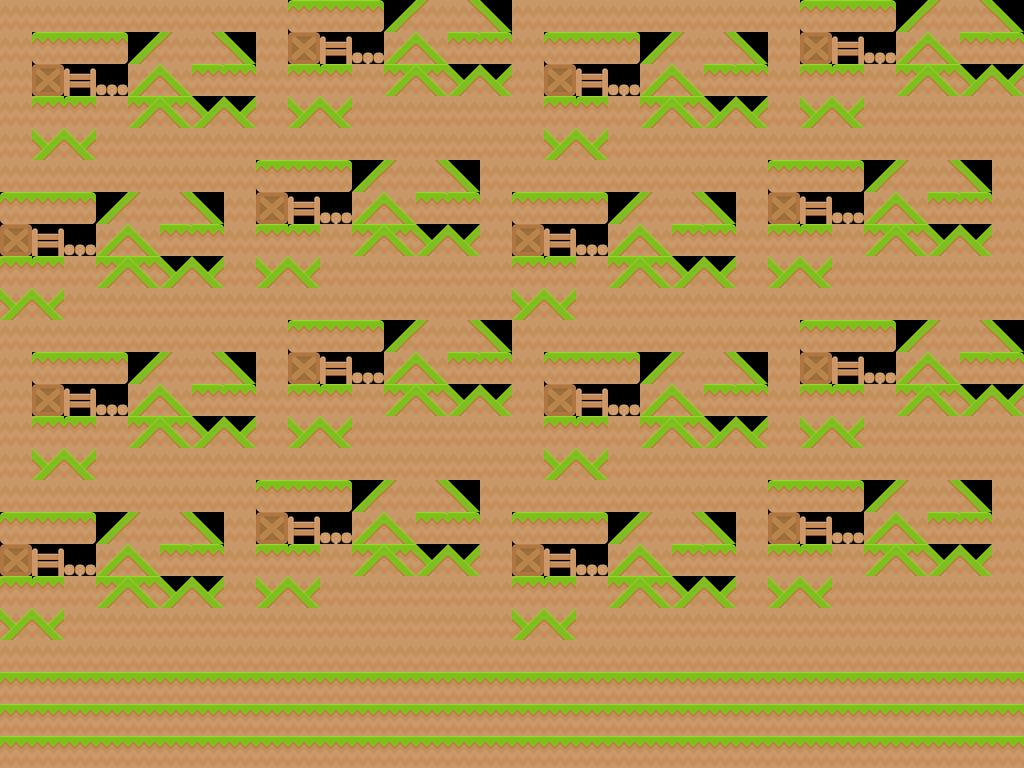

This game map was drawn from its Tiled (.tmx) file and the tilesets committed beside it. A one-line description and the trimmed map source follow:
An orthogonal 32x24 tile map with 32x32 px tiles, 1 tile layer (tiles).

<map version="1.0" orientation="orthogonal" width="32" height="24" tilewidth="32" tileheight="32">
 <tileset firstgid="1" name="tileset_margin_spacing" tilewidth="32" tileheight="32" spacing="1" margin="25">
  <image source="tileset_margin_spacing.png" width="281" height="185" />
 </tileset>
 <layer name="tiles" width="32" height="24">
  <data>[768 cells, 768 non-empty, 23 distinct tile ids]</data>
 </layer>
</map>